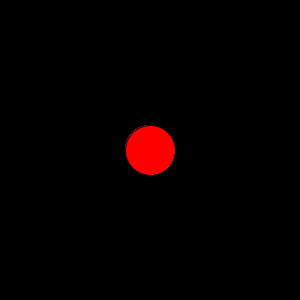
Frame 1 (no input)
Frame 60 (the mouse pressed at the canvas centre just before this capture): identical to frame 1, image omitted
Frame 120 (the mouse held since frame 60 and released just before this capture): identical to frame 1, image omitted

The Processing sketch that drew this single still picture (run headless with seeded random() and noise(); from frame 60 on, the mouse is pressed at the canvas centre):

// Processing sketch: AI_square_agent
// ── AI_square_agent.pde
float z=1.0;
float input=1.0;
int s=50;

void setup() {
  size(300, 300);
}

void draw() {  
  background(0);
  fill(255);
  ellipse(width/2, height/2, input*s, input*s);
  if (abs(sq(z)-input)>(10^(-15))) {
    z-=(sq(z)-input)/(10*z);
  }
  fill(255, 0, 0);
  ellipse(width/2, height/2, z*s, z*s);
}

void keyPressed() {
  input = float(key)-48;
}
